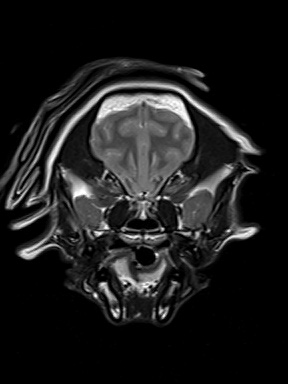
#> input picture img/transform_src.jpg, 288 x 384 px
$ python kspace.py
#> lines starting #> are read from the running program, lines starting #| are printed output that depends on the picture
import cv2
import matplotlib.pyplot as plt
import numpy as np
from numpy.fft import fftshift, ifftshift, fftn, ifftn


def kspace_to_image(k, dim=None, img_shape=None):
    if not dim:
        dim = range(k.ndim)

    img = fftshift(ifftn(ifftshift(k, axes=dim), s=img_shape, axes=dim), axes=dim)
    img *= np.sqrt(np.prod(np.take(img.shape, dim)))
    return img


def image_to_kspace(img, dim=None, k_shape=None):
    if not dim:
        dim = range(img.ndim)

    k = fftshift(fftn(ifftshift(img, axes=dim), s=k_shape, axes=dim), axes=dim)
    k /= np.sqrt(np.prod(np.take(img.shape, dim)))
    return k


if __name__ == '__main__':
    img = cv2.imread('img/transform_src.jpg')
#> img is the input picture: shape (384, 288, 3); min 0, max 255, mean 28.4
    img = cv2.cvtColor(img, cv2.COLOR_BGR2GRAY)
#> img: shape (384, 288)
    print(img.shape)
#| (384, 288)

    kspace = image_to_kspace(img)
    print(kspace.shape)
#| (384, 288)

    img_rec = kspace_to_image(kspace)
    print(img.shape)
#| (384, 288)

    plt.imshow(img, cmap=plt.cm.gray)
    plt.show()

    plt.imshow(np.log(np.abs(kspace)), cmap=plt.cm.gray)
    # plt.imshow(np.abs(kspace), cmap=plt.cm.gray)
    plt.show()
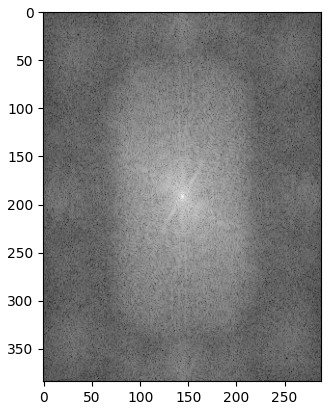
#> figure drawn by matplotlib, 1 panel

    plt.imshow(abs(img_rec), cmap=plt.cm.gray)
    plt.show()
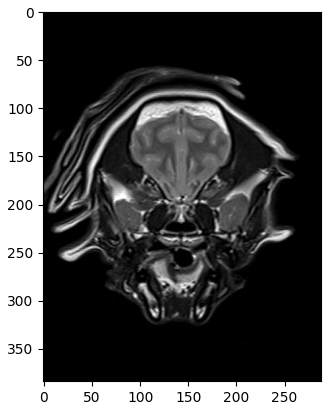
#> figure drawn by matplotlib, 1 panel
